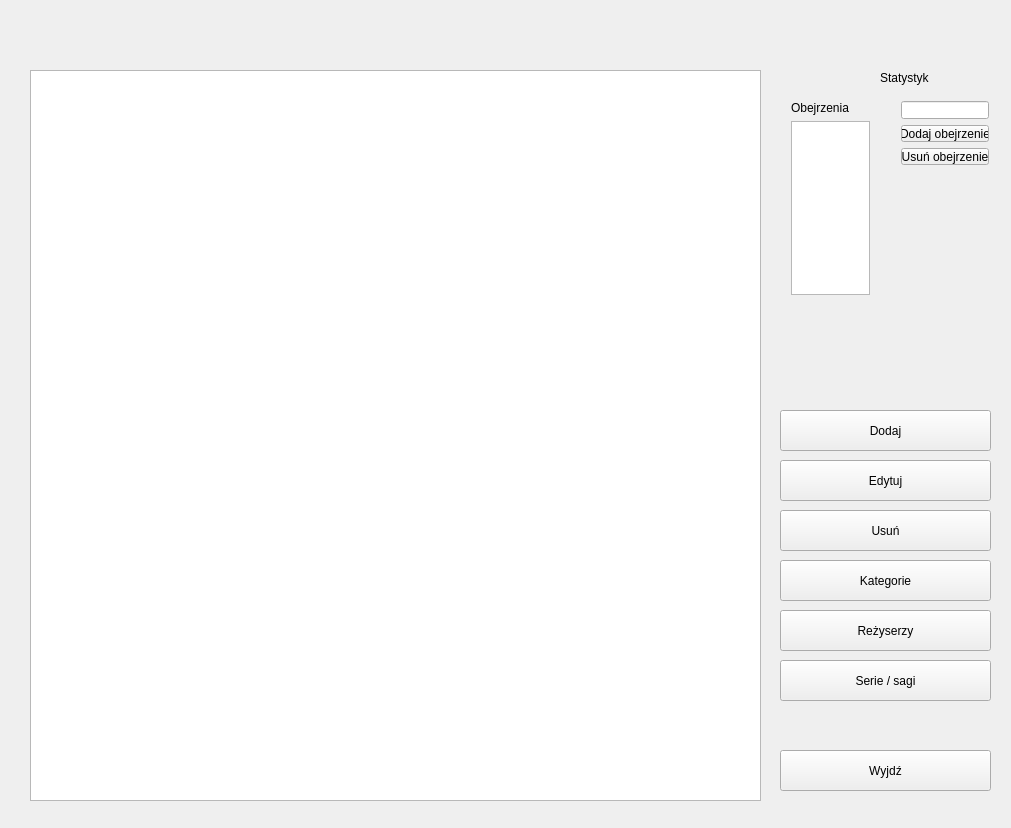
<?xml version="1.0" encoding="UTF-8"?>
<ui version="4.0">
 <class>MainWindowClass</class>
 <widget class="QWidget" name="MainWindowClass">
  <property name="geometry">
   <rect>
    <x>0</x>
    <y>0</y>
    <width>1011</width>
    <height>828</height>
   </rect>
  </property>
  <property name="windowTitle">
   <string>MainWindow</string>
  </property>
  <widget class="QPushButton" name="pushButton">
   <property name="geometry">
    <rect>
     <x>780</x>
     <y>410</y>
     <width>211</width>
     <height>41</height>
    </rect>
   </property>
   <property name="text">
    <string>Dodaj</string>
   </property>
  </widget>
  <widget class="QTableView" name="tableView">
   <property name="geometry">
    <rect>
     <x>30</x>
     <y>70</y>
     <width>731</width>
     <height>731</height>
    </rect>
   </property>
   <property name="selectionMode">
    <enum>QAbstractItemView::SingleSelection</enum>
   </property>
   <property name="selectionBehavior">
    <enum>QAbstractItemView::SelectRows</enum>
   </property>
  </widget>
  <widget class="QPushButton" name="pushButton_2">
   <property name="geometry">
    <rect>
     <x>780</x>
     <y>510</y>
     <width>211</width>
     <height>41</height>
    </rect>
   </property>
   <property name="text">
    <string>Usuń</string>
   </property>
  </widget>
  <widget class="QPushButton" name="pushButton_3">
   <property name="geometry">
    <rect>
     <x>780</x>
     <y>460</y>
     <width>211</width>
     <height>41</height>
    </rect>
   </property>
   <property name="text">
    <string>Edytuj</string>
   </property>
  </widget>
  <widget class="QPushButton" name="pushButton_4">
   <property name="geometry">
    <rect>
     <x>780</x>
     <y>560</y>
     <width>211</width>
     <height>41</height>
    </rect>
   </property>
   <property name="text">
    <string>Kategorie</string>
   </property>
  </widget>
  <widget class="QPushButton" name="pushButton_5">
   <property name="geometry">
    <rect>
     <x>780</x>
     <y>610</y>
     <width>211</width>
     <height>41</height>
    </rect>
   </property>
   <property name="text">
    <string>Reżyserzy</string>
   </property>
  </widget>
  <widget class="QPushButton" name="pushButton_6">
   <property name="geometry">
    <rect>
     <x>780</x>
     <y>660</y>
     <width>211</width>
     <height>41</height>
    </rect>
   </property>
   <property name="text">
    <string>Serie / sagi</string>
   </property>
  </widget>
  <widget class="QPushButton" name="pushButton_7">
   <property name="geometry">
    <rect>
     <x>780</x>
     <y>750</y>
     <width>211</width>
     <height>41</height>
    </rect>
   </property>
   <property name="text">
    <string>Wyjdź</string>
   </property>
  </widget>
  <widget class="QLabel" name="label">
   <property name="geometry">
    <rect>
     <x>880</x>
     <y>70</y>
     <width>49</width>
     <height>16</height>
    </rect>
   </property>
   <property name="text">
    <string>Statystyki</string>
   </property>
  </widget>
  <widget class="QWidget" name="layoutWidget">
   <property name="geometry">
    <rect>
     <x>780</x>
     <y>90</y>
     <width>101</width>
     <height>216</height>
    </rect>
   </property>
   <layout class="QVBoxLayout" name="verticalLayout">
    <item>
     <widget class="QLabel" name="label_2">
      <property name="text">
       <string>Obejrzenia</string>
      </property>
     </widget>
    </item>
    <item>
     <widget class="QListView" name="listView"/>
    </item>
   </layout>
  </widget>
  <widget class="QWidget" name="">
   <property name="geometry">
    <rect>
     <x>890</x>
     <y>90</y>
     <width>110</width>
     <height>86</height>
    </rect>
   </property>
   <layout class="QVBoxLayout" name="verticalLayout_2">
    <item>
     <widget class="QLineEdit" name="line_date"/>
    </item>
    <item>
     <widget class="QPushButton" name="button_adddate">
      <property name="text">
       <string>Dodaj obejrzenie</string>
      </property>
     </widget>
    </item>
    <item>
     <widget class="QPushButton" name="button_deldate">
      <property name="text">
       <string>Usuń obejrzenie</string>
      </property>
     </widget>
    </item>
   </layout>
  </widget>
 </widget>
 <layoutdefault spacing="6" margin="11"/>
 <resources>
  <include location="MainWindow.qrc"/>
 </resources>
 <connections>
  <connection>
   <sender>pushButton</sender>
   <signal>clicked()</signal>
   <receiver>MainWindowClass</receiver>
   <slot>addWindow()</slot>
   <hints>
    <hint type="sourcelabel">
     <x>780</x>
     <y>410</y>
    </hint>
    <hint type="destinationlabel">
     <x>450</x>
     <y>254</y>
    </hint>
   </hints>
  </connection>
  <connection>
   <sender>tableView</sender>
   <signal>clicked(QModelIndex)</signal>
   <receiver>MainWindowClass</receiver>
   <slot>selectId(QModelIndex)</slot>
   <hints>
    <hint type="sourcelabel">
     <x>520</x>
     <y>400</y>
    </hint>
    <hint type="destinationlabel">
     <x>885</x>
     <y>464</y>
    </hint>
   </hints>
  </connection>
  <connection>
   <sender>pushButton_2</sender>
   <signal>clicked()</signal>
   <receiver>MainWindowClass</receiver>
   <slot>deleteFilm()</slot>
   <hints>
    <hint type="sourcelabel">
     <x>922</x>
     <y>510</y>
    </hint>
    <hint type="destinationlabel">
     <x>806</x>
     <y>348</y>
    </hint>
   </hints>
  </connection>
  <connection>
   <sender>pushButton_4</sender>
   <signal>clicked()</signal>
   <receiver>MainWindowClass</receiver>
   <slot>catWindow()</slot>
   <hints>
    <hint type="sourcelabel">
     <x>927</x>
     <y>560</y>
    </hint>
    <hint type="destinationlabel">
     <x>784</x>
     <y>271</y>
    </hint>
   </hints>
  </connection>
  <connection>
   <sender>button_adddate</sender>
   <signal>clicked()</signal>
   <receiver>MainWindowClass</receiver>
   <slot>addWatching()</slot>
   <hints>
    <hint type="sourcelabel">
     <x>941</x>
     <y>134</y>
    </hint>
    <hint type="destinationlabel">
     <x>969</x>
     <y>247</y>
    </hint>
   </hints>
  </connection>
 </connections>
 <slots>
  <slot>addWindow()</slot>
  <slot>selectId(QModelIndex)</slot>
  <slot>deleteFilm()</slot>
  <slot>catWindow()</slot>
  <slot>setStats()</slot>
  <slot>addWatching()</slot>
 </slots>
</ui>
